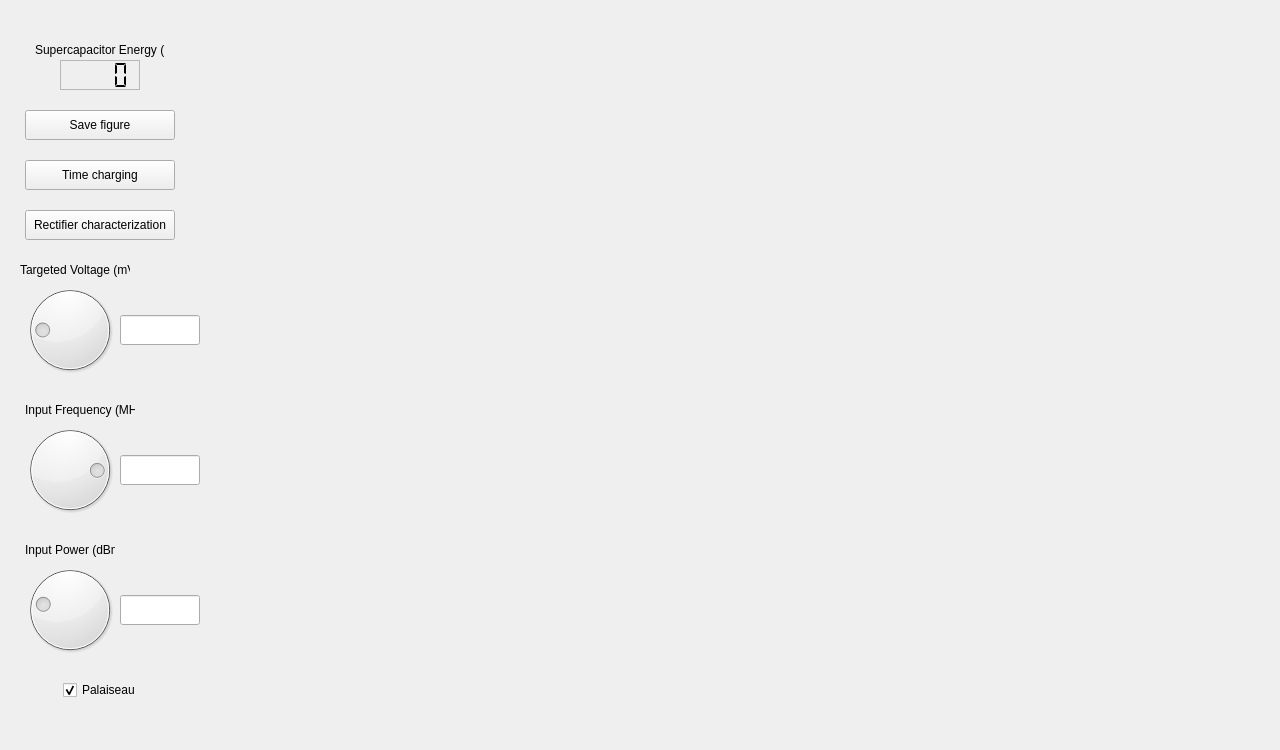
<?xml version="1.0" encoding="UTF-8"?>
<ui version="4.0">
 <class>MainWindow</class>
 <widget class="QMainWindow" name="MainWindow">
  <property name="geometry">
   <rect>
    <x>0</x>
    <y>0</y>
    <width>1280</width>
    <height>750</height>
   </rect>
  </property>
  <property name="windowTitle">
   <string>MainWindow</string>
  </property>
  <widget class="QWidget" name="centralwidget">
   <widget class="QCheckBox" name="palaiseau">
    <property name="geometry">
     <rect>
      <x>63</x>
      <y>680</y>
      <width>74</width>
      <height>20</height>
     </rect>
    </property>
    <property name="text">
     <string>Palaiseau ?</string>
    </property>
    <property name="checked">
     <bool>true</bool>
    </property>
   </widget>
   <widget class="QDial" name="inputPower">
    <property name="geometry">
     <rect>
      <x>20</x>
      <y>560</y>
      <width>100</width>
      <height>100</height>
     </rect>
    </property>
    <property name="minimum">
     <number>-30</number>
    </property>
    <property name="maximum">
     <number>20</number>
    </property>
    <property name="value">
     <number>-18</number>
    </property>
   </widget>
   <widget class="QLineEdit" name="inputPowerLCD">
    <property name="geometry">
     <rect>
      <x>120</x>
      <y>595</y>
      <width>80</width>
      <height>30</height>
     </rect>
    </property>
   </widget>
   <widget class="QLabel" name="inputPowerLabel">
    <property name="geometry">
     <rect>
      <x>25</x>
      <y>540</y>
      <width>90</width>
      <height>20</height>
     </rect>
    </property>
    <property name="text">
     <string>Input Power (dBm)</string>
    </property>
   </widget>
   <widget class="QLabel" name="inputFrequencyLabel">
    <property name="geometry">
     <rect>
      <x>25</x>
      <y>400</y>
      <width>110</width>
      <height>20</height>
     </rect>
    </property>
    <property name="text">
     <string>Input Frequency (MHz)</string>
    </property>
   </widget>
   <widget class="QLineEdit" name="inputFrequencyLCD">
    <property name="geometry">
     <rect>
      <x>120</x>
      <y>455</y>
      <width>80</width>
      <height>30</height>
     </rect>
    </property>
   </widget>
   <widget class="QDial" name="inputFrequency">
    <property name="geometry">
     <rect>
      <x>20</x>
      <y>420</y>
      <width>100</width>
      <height>100</height>
     </rect>
    </property>
    <property name="minimum">
     <number>10</number>
    </property>
    <property name="maximum">
     <number>3000</number>
    </property>
    <property name="singleStep">
     <number>10</number>
    </property>
    <property name="value">
     <number>2410</number>
    </property>
   </widget>
   <widget class="QLineEdit" name="inputVoltageLCD">
    <property name="geometry">
     <rect>
      <x>120</x>
      <y>315</y>
      <width>80</width>
      <height>30</height>
     </rect>
    </property>
   </widget>
   <widget class="QLabel" name="inputVoltageLabel">
    <property name="geometry">
     <rect>
      <x>20</x>
      <y>260</y>
      <width>110</width>
      <height>20</height>
     </rect>
    </property>
    <property name="text">
     <string>Targeted Voltage (mV)</string>
    </property>
   </widget>
   <widget class="QDial" name="inputVoltage">
    <property name="geometry">
     <rect>
      <x>20</x>
      <y>280</y>
      <width>100</width>
      <height>100</height>
     </rect>
    </property>
    <property name="minimum">
     <number>0</number>
    </property>
    <property name="maximum">
     <number>500</number>
    </property>
    <property name="singleStep">
     <number>5</number>
    </property>
    <property name="value">
     <number>100</number>
    </property>
   </widget>
   <widget class="QPushButton" name="rectifierCharacterization">
    <property name="geometry">
     <rect>
      <x>25</x>
      <y>210</y>
      <width>150</width>
      <height>30</height>
     </rect>
    </property>
    <property name="text">
     <string>Rectifier characterization</string>
    </property>
   </widget>
   <widget class="QPushButton" name="timeCharging">
    <property name="geometry">
     <rect>
      <x>25</x>
      <y>160</y>
      <width>150</width>
      <height>30</height>
     </rect>
    </property>
    <property name="text">
     <string>Time charging</string>
    </property>
   </widget>
   <widget class="QPushButton" name="saveFig">
    <property name="geometry">
     <rect>
      <x>25</x>
      <y>110</y>
      <width>150</width>
      <height>30</height>
     </rect>
    </property>
    <property name="text">
     <string>Save figure</string>
    </property>
   </widget>
   <widget class="QLCDNumber" name="energyNumber">
    <property name="geometry">
     <rect>
      <x>60</x>
      <y>60</y>
      <width>80</width>
      <height>30</height>
     </rect>
    </property>
    <property name="frameShape">
     <enum>QFrame::StyledPanel</enum>
    </property>
    <property name="digitCount">
     <number>4</number>
    </property>
    <property name="segmentStyle">
     <enum>QLCDNumber::Flat</enum>
    </property>
   </widget>
   <widget class="QLabel" name="superCapacitorLabel">
    <property name="geometry">
     <rect>
      <x>35</x>
      <y>40</y>
      <width>130</width>
      <height>20</height>
     </rect>
    </property>
    <property name="text">
     <string>Supercapacitor Energy (µJ)</string>
    </property>
   </widget>
   <widget class="MplWidget" name="MplWidget" native="true">
    <property name="geometry">
     <rect>
      <x>230</x>
      <y>10</y>
      <width>1050</width>
      <height>700</height>
     </rect>
    </property>
   </widget>
  </widget>
 </widget>
 <customwidgets>
  <customwidget>
   <class>MplWidget</class>
   <extends>QWidget</extends>
   <header>mplwidget.h</header>
   <container>1</container>
  </customwidget>
 </customwidgets>
 <resources/>
 <connections/>
</ui>
